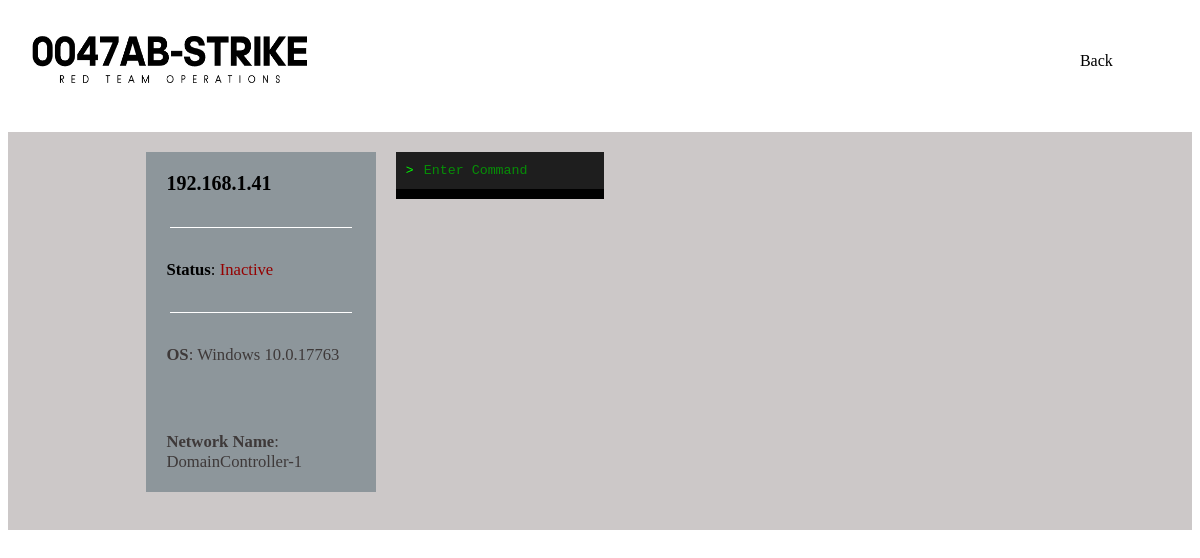
The page /exec_conn/192.168.1.41 (signed in) on the database its author committed.
### UI/models.py (models this page shows)
class Connection(models.Model):
    ip = models.CharField(primary_key=True, max_length=256)
    cpu = models.CharField(max_length=128)
    node_name = models.CharField(max_length=64)
    os = models.CharField(max_length=64)
    version = models.CharField(max_length=64)
    recent_status = models.CharField(max_length=16)

### UI/views.py (the view, shortened to what this page needs)
# urls.py: path('exec_conn/<ip>', views.exec_conn, name="exec_conn"),
def exec_conn(request, ip):
    if not request.user.is_authenticated:
        return redirect('login_template')
    if request.method == "GET":
        data = Connection.objects.filter(ip=ip)
        return render(request,"UI/interact.html", {
            "data":data
        })
        pass

### UI/templates/UI/interact.html (shortened to what this page needs)
<!DOCTYPE html>
<html lang="en">
<head>
    <link rel="stylesheet" href="../../static/css/style.css">
</head>
<body>
  <div class="navbar">
    <img src="../../static/images/logo.png" height="120" width="340">
    <div class="dropdown">
      <a href="/" class="dropbtn">Back</a>
    </div>
  </div>
  <div id="not-header">
    <div id="container">
      {% for line in data %}
        <div class="card" style="height: 200px;">
          <div id="ip" class="ip">{{ line.ip }}</div>
          <hr>
          <div class="status"><b>Status</b>:
            {% if line.recent_status == "Active" %}
              <p style="color:greenyellow; display: inline;">Active</p>
            {% else %}
              <p style="color:rgb(149, 0, 0); display: inline;">Inactive</p>
            {% endif %}
          </div>
          <hr>
          <div class="os"><b>OS</b>: {{ line.os }} {{ line.version }}</div>
          <br>
          <div class="os"><b>Network Name</b>: {{ line.node_name }}</div>
        </div>
        <form action=""  onsubmit="submitCommand(event, '{{ line.ip }}')" method="post">
          <div class="terminal-wrapper">
            <input class="terminal-input" type="text" name="command" placeholder="Enter Command">
          </div>
          <div class="response-container" id="response-{{ line.ip }}">{{response}}</div>
        </form>
      {% endfor %}
    </div>
    <br>
  </div>
</body>
</html>

### UI/static/css/style.css (style rules this page uses)
.navbar { overflow: hidden; background-color: #ffffff; font-family:'Verdana'; }
.navbar a { float: left; font-size: 16px; color: black; text-align: center; padding: 5px 5px; text-decoration: none; }
.dropdown { float: right; overflow: hidden; margin-right: 5%; margin-top: 2%; }
.dropdown .dropbtn { font-size: 16px; border: none; outline: none; color: black; padding: 20px 20px; background-color: inherit; font-family: inherit; margin: 0; }
hr { border: 0; clear:both; display:block; width: 96%; background-color:#ffffff; height: 1px; }
#not-header { background-color: #ccc8c8; overflow: hidden; }
#container { display: flex; margin-left: 10%; margin-right: 10%; flex-wrap: wrap; }
.card { background-color: rgb(141, 150, 155); font-size: 20px; margin: 20px; padding: 20px; width: 20%; display: flex; flex-direction: column; justify-content: space-between; position: relative; min-height: 300px; }
.ip { font-family: 'Verdana'; font-weight: bold; }
.os { font-family: 'Verdana'; font-size: smaller; color: #3e3939; }
.status { font-family: 'Verdana'; font-size: smaller; font-weight: lighter; }
.response-container { word-wrap: break-word; white-space: pre-wrap; background-color: black; color: #00aa00; font-family: monospace; padding: 5px; max-width: 500%; }
.terminal-wrapper { display: flex; align-items: center; background-color: #1e1e1e; padding: 10px; box-sizing: border-box; margin-top: 20px; max-width: 500%; }
.terminal-wrapper::before { content: ">"; color: #00ff00; font-family: monospace; margin-right: 8px; }
.terminal-input { background-color: #1e1e1e; color: #00ff00; font-family: monospace; border: none; outline: none; flex-grow: 1; caret-color: #00ff00; }
.terminal-input::placeholder { color: #00aa00; opacity: 0.8; }

### rows shown on the page
Connection: ip "192.168.1.41", recent_status "Inactive", os "Windows", version "10.0.17763", node_name "DomainController-1"
